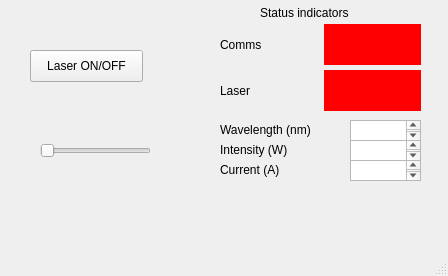
<?xml version="1.0" encoding="UTF-8"?>
<ui version="4.0">
 <class>LaserController</class>
 <widget class="QMainWindow" name="LaserController">
  <property name="geometry">
   <rect>
    <x>0</x>
    <y>0</y>
    <width>448</width>
    <height>276</height>
   </rect>
  </property>
  <property name="windowTitle">
   <string notr="true">Obis Laser Controller</string>
  </property>
  <property name="toolTip">
   <string notr="true"/>
  </property>
  <property name="dockNestingEnabled">
   <bool>true</bool>
  </property>
  <widget class="QWidget" name="centralwidget">
   <widget class="QWidget" name="widget" native="true">
    <property name="geometry">
     <rect>
      <x>220</x>
      <y>0</y>
      <width>211</width>
      <height>191</height>
     </rect>
    </property>
    <widget class="MyLabel" name="indicators">
     <property name="geometry">
      <rect>
       <x>40</x>
       <y>3</y>
       <width>121</width>
       <height>20</height>
      </rect>
     </property>
     <property name="text">
      <string>Status indicators</string>
     </property>
    </widget>
    <widget class="MyLabel" name="wavelength_label">
     <property name="geometry">
      <rect>
       <x>0</x>
       <y>120</y>
       <width>111</width>
       <height>20</height>
      </rect>
     </property>
     <property name="text">
      <string>Wavelength (nm)</string>
     </property>
    </widget>
    <widget class="MyTextBrowser" name="wlength_display">
     <property name="geometry">
      <rect>
       <x>130</x>
       <y>120</y>
       <width>71</width>
       <height>21</height>
      </rect>
     </property>
    </widget>
    <widget class="MyLabel" name="int_display_2">
     <property name="geometry">
      <rect>
       <x>0</x>
       <y>140</y>
       <width>111</width>
       <height>20</height>
      </rect>
     </property>
     <property name="text">
      <string>Intensity (W)</string>
     </property>
    </widget>
    <widget class="MyTextBrowser" name="int_display">
     <property name="geometry">
      <rect>
       <x>130</x>
       <y>140</y>
       <width>71</width>
       <height>21</height>
      </rect>
     </property>
    </widget>
    <widget class="MyLabel" name="cur_label">
     <property name="geometry">
      <rect>
       <x>0</x>
       <y>160</y>
       <width>111</width>
       <height>20</height>
      </rect>
     </property>
     <property name="text">
      <string>Current (A)</string>
     </property>
    </widget>
    <widget class="MyTextBrowser" name="cur_display">
     <property name="geometry">
      <rect>
       <x>130</x>
       <y>160</y>
       <width>71</width>
       <height>21</height>
      </rect>
     </property>
    </widget>
    <widget class="QWidget" name="">
     <property name="geometry">
      <rect>
       <x>0</x>
       <y>70</y>
       <width>201</width>
       <height>41</height>
      </rect>
     </property>
     <layout class="QHBoxLayout" name="horizontalLayout">
      <item>
       <widget class="MyLabel" name="laser_label">
        <property name="text">
         <string>Laser</string>
        </property>
       </widget>
      </item>
      <item>
       <widget class="MyIndicator" name="laser_onoff">
        <property name="styleSheet">
         <string notr="true">QLabel{background-color: red;}</string>
        </property>
        <property name="text">
         <string/>
        </property>
       </widget>
      </item>
     </layout>
    </widget>
    <widget class="QWidget" name="">
     <property name="geometry">
      <rect>
       <x>0</x>
       <y>24</y>
       <width>201</width>
       <height>41</height>
      </rect>
     </property>
     <layout class="QHBoxLayout" name="horizontalLayout_2">
      <item>
       <widget class="MyLabel" name="comms_label">
        <property name="text">
         <string>Comms</string>
        </property>
       </widget>
      </item>
      <item>
       <widget class="MyIndicator" name="comms_onoff">
        <property name="styleSheet">
         <string notr="true">QLabel{background-color: red;}</string>
        </property>
        <property name="text">
         <string/>
        </property>
       </widget>
      </item>
     </layout>
    </widget>
   </widget>
   <widget class="MyPushButton" name="pushButton">
    <property name="geometry">
     <rect>
      <x>30</x>
      <y>50</y>
      <width>113</width>
      <height>32</height>
     </rect>
    </property>
    <property name="text">
     <string>Laser ON/OFF</string>
    </property>
   </widget>
   <widget class="QSlider" name="horizontalSlider">
    <property name="geometry">
     <rect>
      <x>40</x>
      <y>140</y>
      <width>111</width>
      <height>22</height>
     </rect>
    </property>
    <property name="toolTip">
     <string notr="true"/>
    </property>
    <property name="orientation">
     <enum>Qt::Horizontal</enum>
    </property>
   </widget>
  </widget>
  <widget class="QMenuBar" name="menubar">
   <property name="geometry">
    <rect>
     <x>0</x>
     <y>0</y>
     <width>448</width>
     <height>24</height>
    </rect>
   </property>
  </widget>
  <widget class="QStatusBar" name="statusbar"/>
 </widget>
 <customwidgets>
  <customwidget>
   <class>MyLabel</class>
   <extends>QLabel</extends>
   <header location="global">Graphics.BaseClasses</header>
  </customwidget>
  <customwidget>
   <class>MyTextBrowser</class>
   <extends>QTextBrowser</extends>
   <header location="global">Graphics.BaseClasses</header>
  </customwidget>
  <customwidget>
   <class>MyPushButton</class>
   <extends>QPushButton</extends>
   <header location="global">Graphics.BaseClasses</header>
  </customwidget>
  <customwidget>
   <class>MyIndicator</class>
   <extends>QLabel</extends>
   <header location="global">Graphics.BaseClasses</header>
  </customwidget>
 </customwidgets>
 <resources/>
 <connections/>
</ui>
